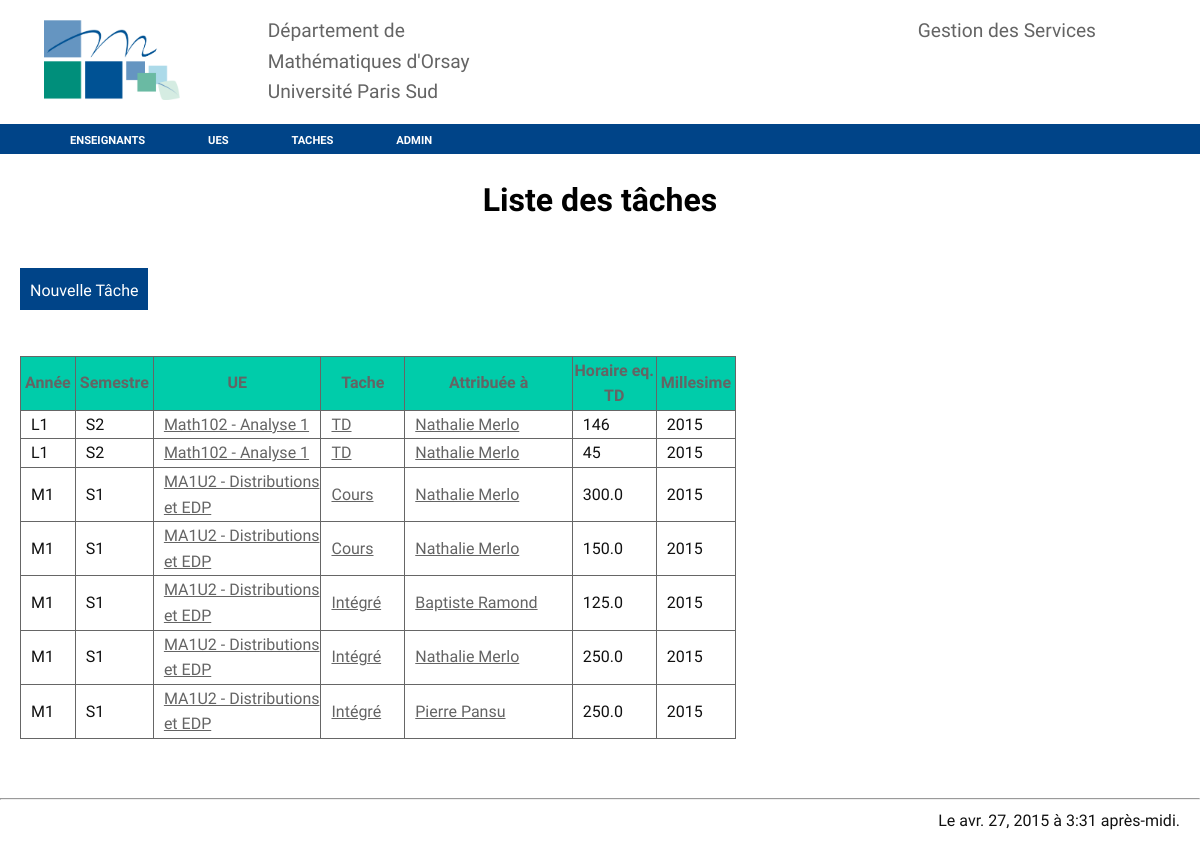
The app's page /taches/ with its own data.
### services/models.py (models this page shows, shortened)
class Tache(models.Model):
    ue = models.ForeignKey(Ue)
    attribué_à = models.ForeignKey(Enseignant)
    nature = models.CharField(max_length = 20, choices = nature_tache)
    horaire_reel = models.IntegerField()
    horaire_eqtd = models.IntegerField(blank = True, null = True)
    modifié_le = models. DateTimeField(auto_now = True)
    depuis = models.IntegerField(default=0)
    millesime = models.IntegerField(default=timezone.now().year)
    def calcul_eqtd(self):
        if self.nature == 'Intégré': self.horaire_eqtd = self.horaire_reel*1.25
        elif self.nature == 'Cours': self.horaire_eqtd = self.horaire_reel*1.5
        else :  self.horaire_eqtd = self.horaire_reel
        self.save()
        return self.horaire_eqtd

class Ue(models.Model):
    titre = models.CharField(max_length = 100)
    code = models.CharField(max_length = 20)
    année = models.CharField(max_length = 20, choices = année)
    semestre = models.CharField(max_length = 20, choices = semestre)
    description = models.CharField(max_length = 255, blank=True, null=True)
    responsable = models.ForeignKey(Enseignant)
    spécialité = models.CharField(max_length = 20,blank=True, null=True)
    horaire_total = models.IntegerField(default=0)
    horaire_cours = models.IntegerField(default=0)
    horaire_td = models.IntegerField(default=0)
    horaire_tp = models.IntegerField(default=0)
    horaire_intégré = models.IntegerField(default=0)
    horaire_soutien = models.IntegerField(default=0)
    horaire_coordination = models.IntegerField(default=0)
    nombre_td = models.IntegerField(default=0)
    nombre_tp = models.IntegerField(default=0)
    nombre_cours = models.IntegerField(default=0)
    nombre_intégré = models.IntegerField(default=0)
    nombre_soutien = models.IntegerField(default=0)
    millesime = models.IntegerField(default=timezone.now().year)
    def __str__(self):
        return ('{0} - {1}'.format(self.code, self.titre))
    class Meta():
        unique_together = ( 'code', 'millesime')

class Enseignant(models.Model):
    nom = models.CharField(max_length = 100)
    prenom = models.CharField(max_length = 100)
    grade = models.CharField(max_length = 100)
    service_du = models.IntegerField (default = 192)
    decharge = models.IntegerField (default = 0)
    commentaire = models.CharField(max_length = 255, blank= True)
    arrivé_en = models.DateField(default='2000-09-01')
    photo = models.ImageField(blank=True)
    attribué = models.IntegerField (default = 0)
    bilan = models.IntegerField (default = 0)
    millesime = models.IntegerField (default = timezone.now().year)
    class Meta():
        unique_together = ("nom", "prenom", "millesime")
    def __str__(self):
        return ('{1} {0}'.format(self.nom, self.prenom))

### services/views.py (the view)
# urls.py: url(r'^taches/$', views.liste_taches, name='taches'),
def liste_taches(request):
    order_by = request.GET.get('order_by', 'ue')
    liste = Tache.objects.all().order_by(order_by)
    return render(request, 'tache_list.html',{'datetime': timezone.now(), 'Taches' : liste})

### services/templates/tache_list.html (shortened to what this page needs)
{% extends "base.html" %}
{% block content %}
<h1>Liste des tâches</h1>
<bouton>
<a href="{% url "tache-new" %}">Nouvelle Tâche</a>
</bouton>
<br/><br/>
<table>
<tr>
	<th style="width: 5%;"><a href="?order_by=ue__année">Année</a></th>
	<th style="width: 5%;"><a href="?order_by=ue__semestre">Semestre</a></th>
	<th style="width: 20%;"> <a href="?order_by=-ue__code">UE</a></th>
	<th style="width: 10%;"> <a href="?order_by=nature">Tache</a></th>
	<th style="width: 20%;"> <a href="?order_by=-attribué_à">Attribuée à</a></th></th>
	<th style="width: 10%;"> <a href="?order_by=horaire_eqtd">Horaire eq. TD</th>
	<th style="width: 5%;"> <a href="?order_by=millesime">Millesime</th>
</tr>
{% for tache in Taches %}
<tr>
	<td style="width: 5%;">{{tache.ue.année}}</td>
	<td style="width: 5%;">{{tache.ue.semestre}}</td>
	<td style="width: 20%;"><a href="/ue/{{tache.ue.id}}">{{tache.ue}}</a></td>
	<td style="width: 10%;"><a href="{% url 'tache-view' tache.id%}">{{tache.nature}}</a></td>
	<td style="width: 20%;"><a href="/enseignant/{{tache.attribué_à.id}}">{{tache.attribué_à}}</a></td>
	<td style="width: 10%;">{{tache.calcul_eqtd}}</td>
	<td style="width: 5%;">{{tache.millesime}}</td>
</tr>
{% endfor %}
</table>
{% endblock %}

### services/static/services/trstyle.css (style rules this page uses)
body { background-color: #fff; font: 16px/1.6 'Oxygen',sans-serif; color: #111; margin: 0px; min-width:1000px; min-height: 1300px; z-index: 1000; }
a { color: rgba(100,100,100,1); text-decoration: none; font-style: bold; }
td a { color: rgba(100,100,100,1); text-decoration: underline; font-style: bold; }
h1 { text-align: center; color: #000; }
table { display: flex; border-collapse: collapse; margin-left: 20px; margin-right: 20px; }
td { border: 1px solid #666; width: 140px; text-align: left; padding-left:10px; }
th { border: 1px solid #666; width: 100px; font-style: bold; color:#333; background-color: #0CA; }
th a { text-decoration: none; font-style: bold; }
bouton a { display: inline-block; height: 22px; margin: 20px; padding: 10px; text-decoration: none; background-color: rgba(0, 68, 136,1); color: rgba(255,255,255,1); }

### records on screen
Tache: ue.année "L1", ue.semestre "S2", ue "Math102 - Analyse 1", nature "TD", attribué_à "Nathalie Merlo", calcul_eqtd "146", millesime "2015"
Tache: ue.année "L1", ue.semestre "S2", ue "Math102 - Analyse 1", nature "TD", attribué_à "Nathalie Merlo", calcul_eqtd "45", millesime "2015"
Tache: ue.année "M1", ue.semestre "S1", ue "MA1U2 - Distributions et EDP", nature "Cours", attribué_à "Nathalie Merlo", calcul_eqtd "300.0", millesime "2015"
Tache: ue.année "M1", ue.semestre "S1", ue "MA1U2 - Distributions et EDP", nature "Cours", attribué_à "Nathalie Merlo", calcul_eqtd "150.0", millesime "2015"
Tache: ue.année "M1", ue.semestre "S1", ue "MA1U2 - Distributions et EDP", nature "Intégré", attribué_à "Baptiste Ramond", calcul_eqtd "125.0", millesime "2015"
Tache: ue.année "M1", ue.semestre "S1", ue "MA1U2 - Distributions et EDP", nature "Intégré", attribué_à "Nathalie Merlo", calcul_eqtd "250.0", millesime "2015"
Tache: ue.année "M1", ue.semestre "S1", ue "MA1U2 - Distributions et EDP", nature "Intégré", attribué_à "Pierre Pansu", calcul_eqtd "250.0", millesime "2015"
